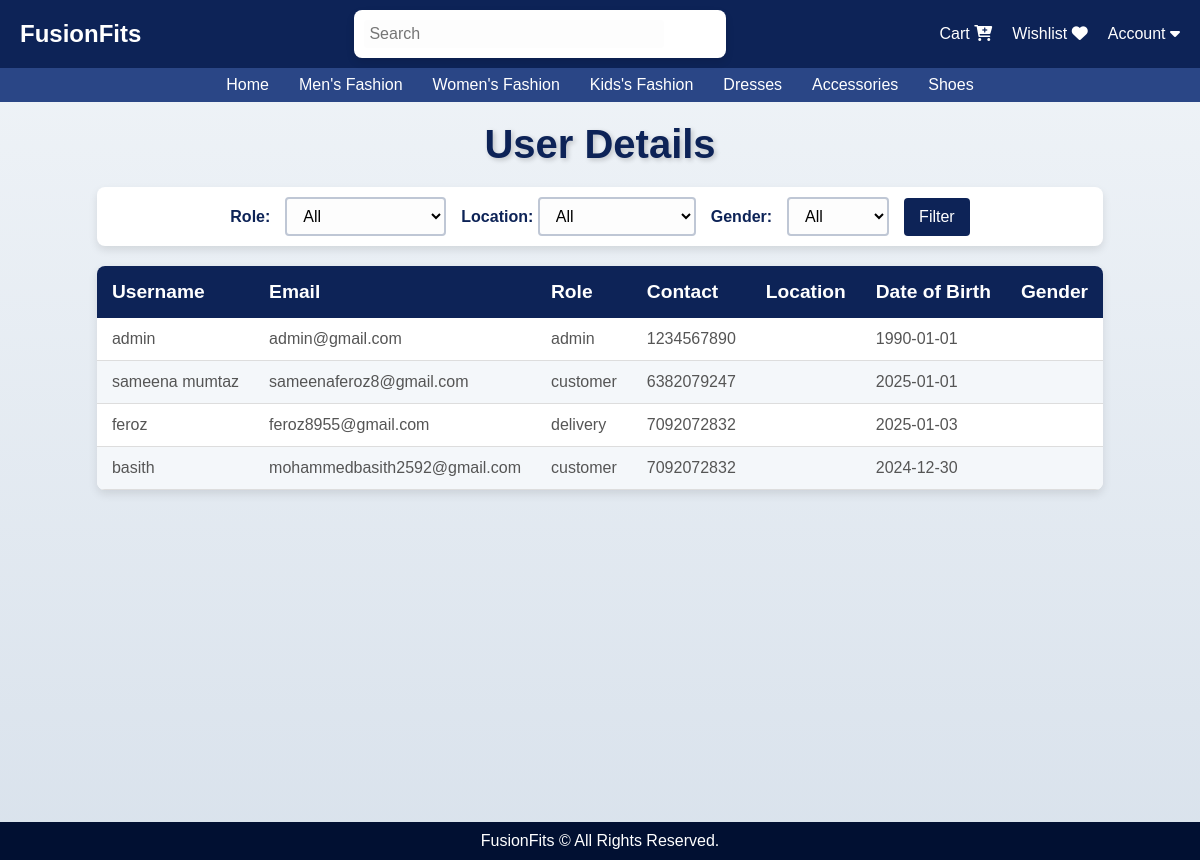
The page /admin/user_details (signed in) on the database its author committed.
### app/models.py (models this page shows, shortened)
class User(UserMixin, db.Model):
    id = db.Column(db.Integer, primary_key=True)
    username = db.Column(db.String(50), nullable=False)
    email = db.Column(db.String(100), unique=True, nullable=False)
    password = db.Column(db.String(255), nullable=False)
    role = db.Column(db.String(20), nullable=False)
    contact = db.Column(db.String(20), nullable=False)
    address= db.Column(db.String(200), nullable=False)
    city = db.Column(db.String(100), nullable=False)
    dob = db.Column(db.Date, nullable=False)
    reset_token = db.Column(db.String(128), nullable=True)

### app/admin.py (the view)
@admin.route('/admin/user_details', methods=['GET', 'POST'])
def user_details():
    if session.get('role') != 'admin':
        flash('Unauthorized access!', 'danger')
        return redirect(url_for('auth.login'))
    role_filter = request.args.get('role')
    city_filter = request.args.get('city')
    query = User.query
    if role_filter:
        query = query.filter_by(role=role_filter)
    if city_filter:
        query = query.filter(User.city.ilike(f"%{city_filter}%"))
    users = query.all()
    return render_template('user_details.html', users=users, role_filter=role_filter, city_filter=city_filter)

### app/templates/user_details.html (shortened to what this page needs)
<!DOCTYPE html>
<html lang="en">
<head>
    <link rel="stylesheet" href="{{ url_for('static', filename='user.css') }}">
</head>
<body>
    {% extends "home.html" %}
    {% block content %}
    <div class="container">
    <h1>User Details</h1>
    <form method="GET" action="{{ url_for('admin.user_details') }}">
        <label for="role">Role:</label>
        <select name="role" id="role">
            <option value="">All</option>
        </select>
<div class="form-group">
  <label for="location">Location:</label>
  <select name="location" id="location" class="form-control">
      <option value="">All</option>
  </select>
</div>
        <label for="gender">Gender:</label>
        <select name="gender" id="gender">
            <option value="">All</option>
        </select>
        <button type="submit">Filter</button>
    </form>
    <table>
        <thead>
            <tr>
                <th>Username</th>
                <th>Email</th>
                <th>Role</th>
                <th>Contact</th>
                <th>Location</th>
                <th>Date of Birth</th>
                <th>Gender</th>
            </tr>
        </thead>
        <tbody>
            {% for user in users %}
                <tr>
                    <td>{{ user.username }}</td>
                    <td>{{ user.email }}</td>
                    <td>{{ user.role }}</td>
                    <td>{{ user.contact }}</td>
                    <td>{{ user.location }}</td>
                    <td>{{ user.dob }}</td>
                    <td>{{ user.gender }}</td>
                </tr>
            {% endfor %}
        </tbody>
    </table>
</div>
    {% endblock %}

### app/static/user.css (style rules this page uses)
body { font-family: 'Arial', sans-serif; background: linear-gradient(to bottom, #f0f4f8, #d9e2ec); margin: 0; padding: 20px; color: #db1111; }
h1 { text-align: center; font-size: 2.5rem; color: #0d2357; margin-bottom: 20px; text-shadow: 2px 2px 5px rgba(0, 0, 0, 0.2); }
form { display: flex; justify-content: center; align-items: center; gap: 15px; padding: 10px; background-color: #fff; box-shadow: 0px 4px 8px rgba(0, 0, 0, 0.1); border-radius: 8px; }
form label { font-weight: bold; color: #0d2357; }
form select, form input { padding: 8px 12px; border: 2px solid #bfc7d5; border-radius: 4px; font-size: 1rem; background-color: #fdfdfd; transition: border-color 0.3s ease; }
form button { background: #0d2357; color: #fff; padding: 10px 15px; border: none; border-radius: 4px; cursor: pointer; font-size: 1rem; transition: background-color 0.3s ease; }
table { width: 100%; border-collapse: collapse; margin-top: 20px; background-color: #fff; box-shadow: 0px 4px 10px rgba(0, 0, 0, 0.1); border-radius: 8px; overflow: hidden; }
table thead { background-color: #0d2357; color: #fff; text-align: left; }
table thead th { padding: 15px; font-size: 1.2rem; }
table tbody tr:nth-child(even) { background-color: #f4f7fa; }
table tbody tr:nth-child(odd) { background-color: #fff; }
table tbody td { padding: 12px 15px; border-bottom: 1px solid #ddd; font-size: 1rem; color: #555; }

### app/templates/home.html (style rules this page uses)
* { margin: 0; padding: 0; box-sizing: border-box; font-family: Arial, sans-serif; }
body { font-family: Arial, sans-serif; margin: 0; padding: 0; background-color: #f4f4f4; }

### rows shown on the page
User: username "admin", email "admin@gmail.com", role "admin", contact "1234567890", dob "1990-01-01"
User: username "sameena mumtaz", email "sameenaferoz8@gmail.com", role "customer", contact "6382079247", dob "2025-01-01"
User: username "feroz", email "feroz8955@gmail.com", role "delivery", contact "7092072832", dob "2025-01-03"
User: username "basith", email "mohammedbasith2592@gmail.com", role "customer", contact "7092072832", dob "2024-12-30"
